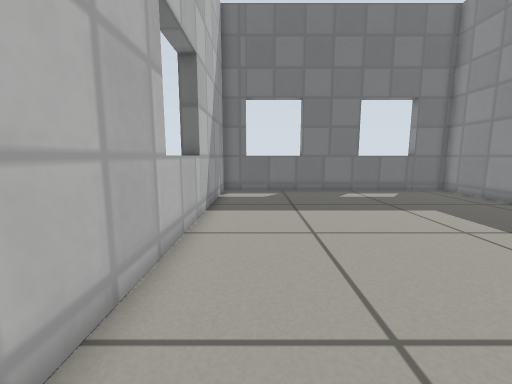
[1] (above)

16 first-person views from a walk through a world built for the Gazebo simulator. The camera is 0.5 m above the floor, tilts 8° down and sees 90° across. The floor is counted in squares, 0.25 m on a side. Each view is taken from the middle of a square. On the plan, view 1 faces up. The plan holds only what a view shows up to about 16 squares ahead; the rest is blank. Simple patterns stand in for the simulator's built-in surfaces.

[2]
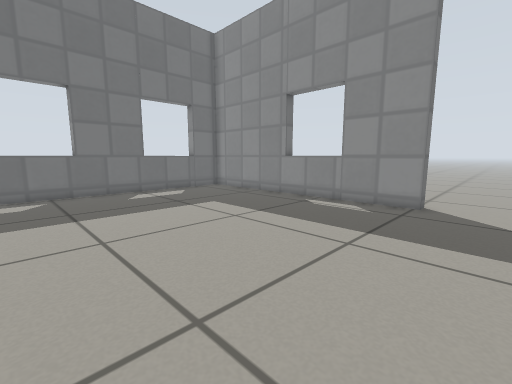

[3]
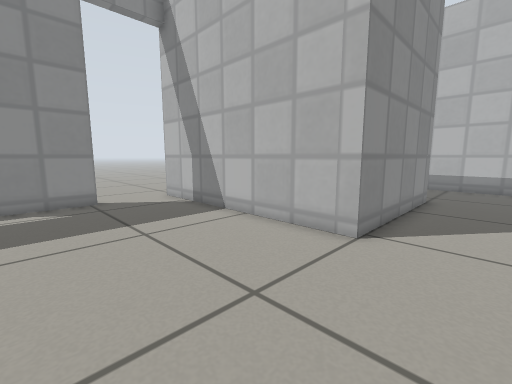

[4]
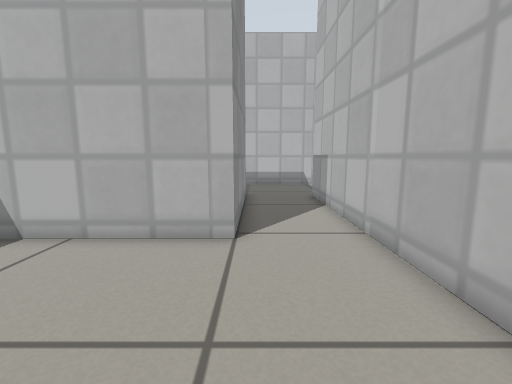

[5]
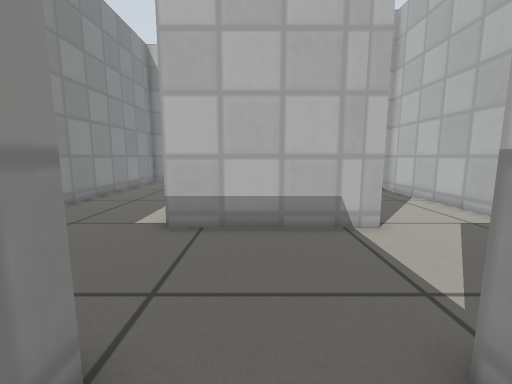

[6]
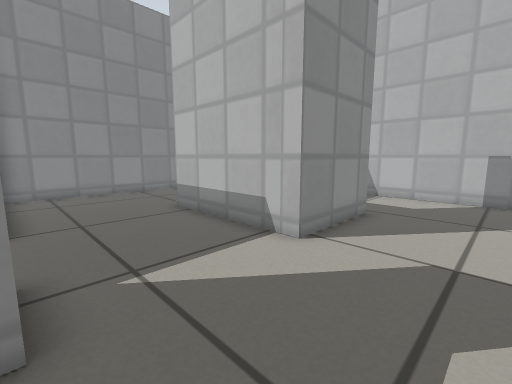

[7]
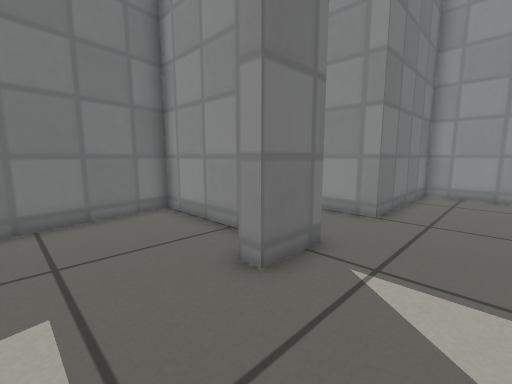

[8]
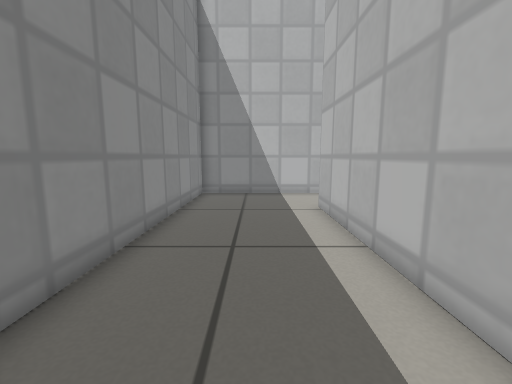

[9]
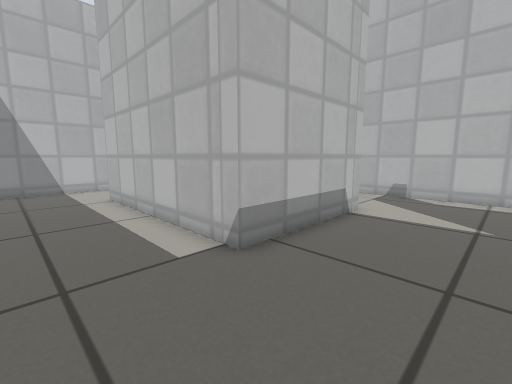

[10]
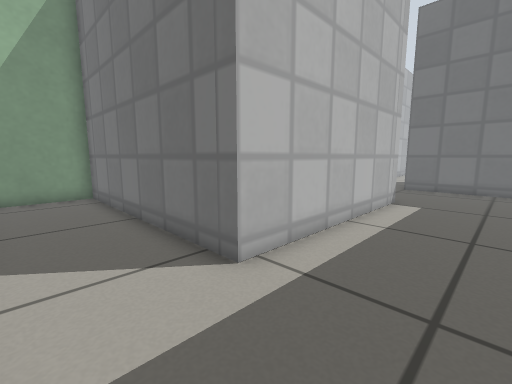

[11]
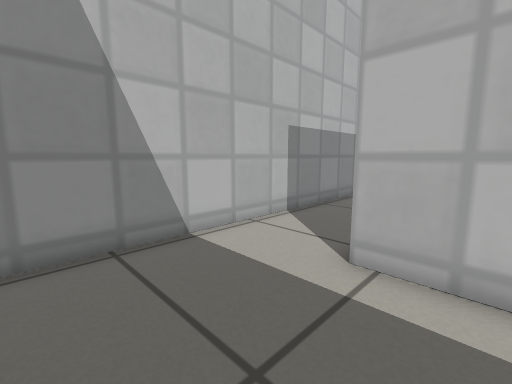

[12]
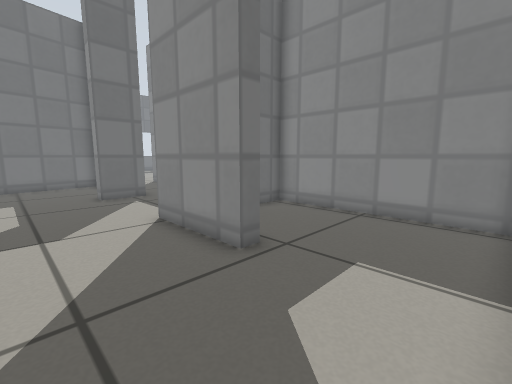

[13]
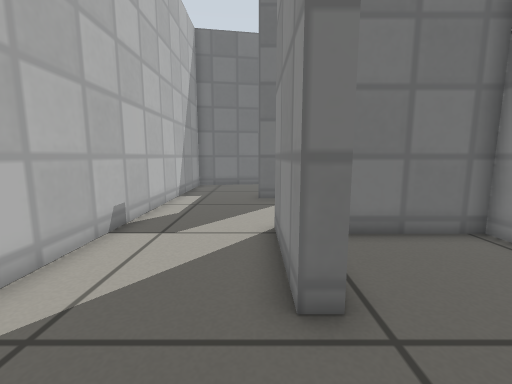

[14]
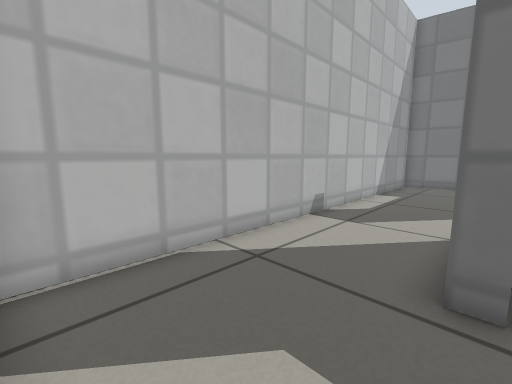

[15]
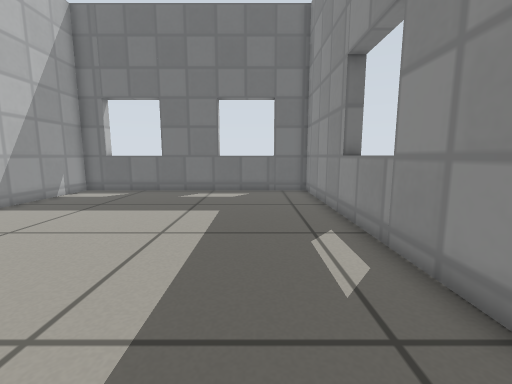

[16]
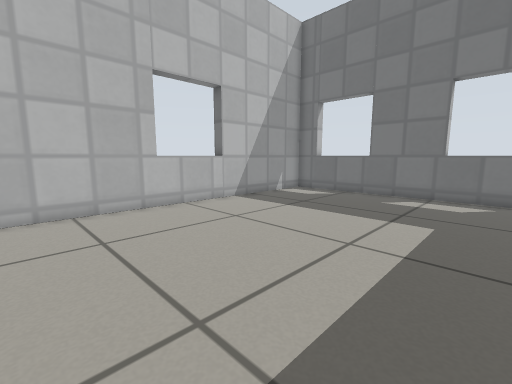

### Floor plan
Points are (right, up) in squares from view 1. A wall is a line through its corners. A room is listed if a view was taken in it or the views show most of it. See-through windows are left out.
Room 1 (views 1, 2, 3, 4, 5, 15, 16)
walls: (10.9, 2.3) (10.9, 14.8) (-1.9, 14.8) (-1.9, -8); (2.5, -8) (1.5, -8) (1.5, -1) (11.6, -1); (-1.5, -13) (2.5, -13)
ways out: opening at (-2.5, -10.5) to room 2; opening at (2, -10.5) to room 3; open door at (11, 0.5)
Room 2 (views 6, 7, 12, 13, 14)
walls: (-1.9, -8) (-3.9, -8) (-3.9, -7.4); (-2.7, -17) (-3.5, -17) (-3.5, -13) (-1.5, -13); (-2.5, -5.9) (-2.5, -1.7) (-7.9, -2.6) (-7.9, -21.4) (-1.7, -21.4)
ways out: opening at (-2.5, -10.5) to room 1; opening at (-3, -19.5) to room 4
Room 3 (views 8, 9, 10, 11)
walls: (2.5, -13) (2.5, -22) (-7.9, -22) (-7.9, -25.1); (-6, -25.8) (7.9, -25.8) (7.9, -8) (2.5, -8)
ways out: opening at (2, -10.5) to room 1
Room 4 (no view inside)
walls: (1.9, -21.1) (1.9, -13.6) (-1.6, -13.6)
ways out: opening at (-3, -19.5) to room 2

Positions as (right, up) in squares from view 1, and headings:
1: (0, 0), facing up
2: (0, 0), facing up-right
3: (-1, 5), facing down-right
4: (1, 5), facing down
5: (0, -6), facing down
6: (-7, -8), facing down-right
7: (-7, -11), facing up-right
8: (5, -12), facing down
9: (6, -9), facing down-left
10: (6, -25), facing up-left
11: (7, -20), facing down-left
12: (-7, -21), facing up-right
13: (-4, -20), facing up
14: (-3, -21), facing up-left
15: (8, 0), facing up
16: (8, 1), facing up-left
